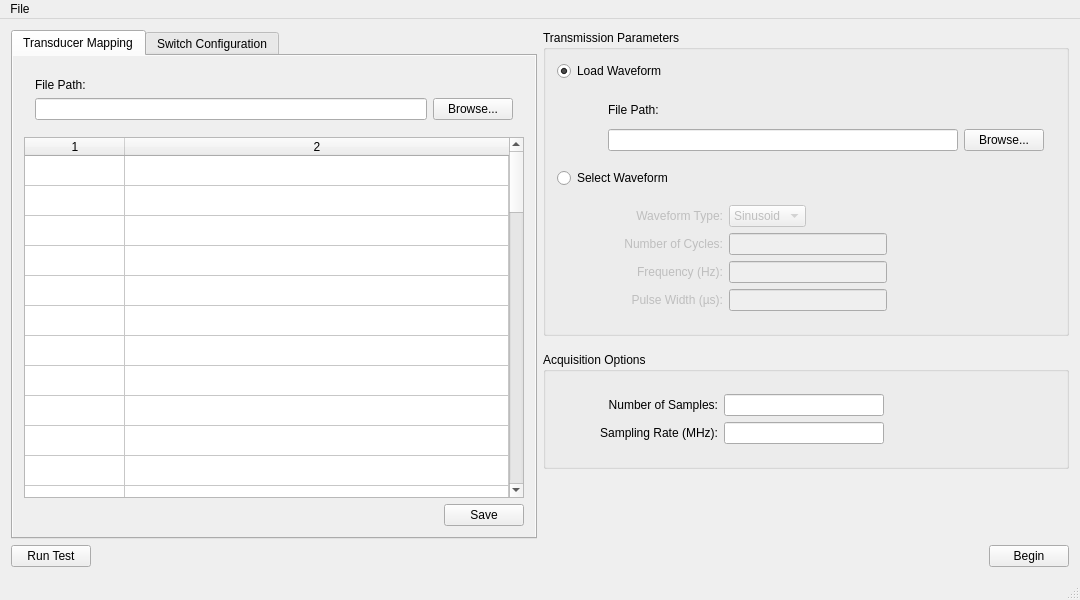
<?xml version="1.0" encoding="UTF-8"?>
<ui version="4.0">
 <class>MainWindow</class>
 <widget class="QMainWindow" name="MainWindow">
  <property name="geometry">
   <rect>
    <x>0</x>
    <y>0</y>
    <width>1080</width>
    <height>600</height>
   </rect>
  </property>
  <property name="sizePolicy">
   <sizepolicy hsizetype="Preferred" vsizetype="Preferred">
    <horstretch>0</horstretch>
    <verstretch>0</verstretch>
   </sizepolicy>
  </property>
  <property name="minimumSize">
   <size>
    <width>1080</width>
    <height>600</height>
   </size>
  </property>
  <property name="windowTitle">
   <string>Ultrasound Breast Imaging</string>
  </property>
  <widget class="QWidget" name="centralWidget">
   <property name="sizePolicy">
    <sizepolicy hsizetype="Expanding" vsizetype="Fixed">
     <horstretch>0</horstretch>
     <verstretch>0</verstretch>
    </sizepolicy>
   </property>
   <property name="minimumSize">
    <size>
     <width>1080</width>
     <height>600</height>
    </size>
   </property>
   <property name="autoFillBackground">
    <bool>false</bool>
   </property>
   <layout class="QGridLayout" name="gridLayout">
    <property name="sizeConstraint">
     <enum>QLayout::SetMinimumSize</enum>
    </property>
    <item row="0" column="1">
     <widget class="QGroupBox" name="groupBox_TxParams">
      <property name="sizePolicy">
       <sizepolicy hsizetype="Preferred" vsizetype="Fixed">
        <horstretch>0</horstretch>
        <verstretch>0</verstretch>
       </sizepolicy>
      </property>
      <property name="title">
       <string>Transmission Parameters</string>
      </property>
      <layout class="QVBoxLayout" name="verticalLayout_2">
       <item>
        <widget class="QRadioButton" name="radioButton_loadWaveFile">
         <property name="text">
          <string>Load Waveform</string>
         </property>
         <property name="checked">
          <bool>true</bool>
         </property>
        </widget>
       </item>
       <item>
        <widget class="QWidget" name="widget_loadWaveFile" native="true">
         <property name="sizePolicy">
          <sizepolicy hsizetype="Preferred" vsizetype="Fixed">
           <horstretch>0</horstretch>
           <verstretch>0</verstretch>
          </sizepolicy>
         </property>
         <property name="toolTip">
          <string>&lt;html&gt;&lt;head/&gt;&lt;body&gt;&lt;p&gt;Samples are clocked in at 125 MHz&lt;/p&gt;&lt;/body&gt;&lt;/html&gt;</string>
         </property>
         <layout class="QGridLayout" name="gridLayout_2">
          <item row="2" column="2">
           <widget class="QPushButton" name="pushButton_waveBrowse">
            <property name="text">
             <string>Browse...</string>
            </property>
           </widget>
          </item>
          <item row="2" column="1">
           <widget class="QLineEdit" name="lineEdit_waveFileName">
            <property name="enabled">
             <bool>true</bool>
            </property>
            <property name="sizePolicy">
             <sizepolicy hsizetype="Expanding" vsizetype="Fixed">
              <horstretch>0</horstretch>
              <verstretch>0</verstretch>
             </sizepolicy>
            </property>
            <property name="readOnly">
             <bool>true</bool>
            </property>
           </widget>
          </item>
          <item row="0" column="0">
           <spacer name="horizontalSpacer_2">
            <property name="orientation">
             <enum>Qt::Horizontal</enum>
            </property>
            <property name="sizeType">
             <enum>QSizePolicy::Fixed</enum>
            </property>
            <property name="sizeHint" stdset="0">
             <size>
              <width>40</width>
              <height>25</height>
             </size>
            </property>
           </spacer>
          </item>
          <item row="0" column="1">
           <widget class="QLabel" name="label_waveFilepath">
            <property name="sizePolicy">
             <sizepolicy hsizetype="Preferred" vsizetype="Fixed">
              <horstretch>0</horstretch>
              <verstretch>0</verstretch>
             </sizepolicy>
            </property>
            <property name="minimumSize">
             <size>
              <width>0</width>
              <height>0</height>
             </size>
            </property>
            <property name="text">
             <string>File Path:</string>
            </property>
            <property name="alignment">
             <set>Qt::AlignLeading|Qt::AlignLeft|Qt::AlignVCenter</set>
            </property>
           </widget>
          </item>
         </layout>
        </widget>
       </item>
       <item>
        <widget class="QRadioButton" name="radioButton_selectWaveform">
         <property name="enabled">
          <bool>true</bool>
         </property>
         <property name="text">
          <string>Select Waveform</string>
         </property>
        </widget>
       </item>
       <item>
        <widget class="QWidget" name="widget_selectWaveform" native="true">
         <property name="enabled">
          <bool>false</bool>
         </property>
         <property name="sizePolicy">
          <sizepolicy hsizetype="Preferred" vsizetype="Fixed">
           <horstretch>0</horstretch>
           <verstretch>0</verstretch>
          </sizepolicy>
         </property>
         <layout class="QGridLayout" name="gridLayout_3">
          <item row="0" column="1">
           <widget class="QComboBox" name="comboBox_waveform">
            <property name="sizePolicy">
             <sizepolicy hsizetype="Fixed" vsizetype="Fixed">
              <horstretch>0</horstretch>
              <verstretch>0</verstretch>
             </sizepolicy>
            </property>
            <item>
             <property name="text">
              <string>Sinusoid</string>
             </property>
            </item>
           </widget>
          </item>
          <item row="5" column="0">
           <widget class="QLabel" name="label_pulseWidth">
            <property name="text">
             <string>Pulse Width (µs):</string>
            </property>
            <property name="alignment">
             <set>Qt::AlignRight|Qt::AlignTrailing|Qt::AlignVCenter</set>
            </property>
           </widget>
          </item>
          <item row="4" column="1">
           <widget class="QLineEdit" name="lineEdit_freq">
            <property name="sizePolicy">
             <sizepolicy hsizetype="Expanding" vsizetype="Fixed">
              <horstretch>0</horstretch>
              <verstretch>0</verstretch>
             </sizepolicy>
            </property>
           </widget>
          </item>
          <item row="0" column="0">
           <widget class="QLabel" name="label_waveform">
            <property name="sizePolicy">
             <sizepolicy hsizetype="Fixed" vsizetype="Fixed">
              <horstretch>0</horstretch>
              <verstretch>0</verstretch>
             </sizepolicy>
            </property>
            <property name="minimumSize">
             <size>
              <width>155</width>
              <height>0</height>
             </size>
            </property>
            <property name="text">
             <string>Waveform Type:</string>
            </property>
            <property name="alignment">
             <set>Qt::AlignRight|Qt::AlignTrailing|Qt::AlignVCenter</set>
            </property>
           </widget>
          </item>
          <item row="4" column="0">
           <widget class="QLabel" name="label_freq">
            <property name="sizePolicy">
             <sizepolicy hsizetype="Preferred" vsizetype="Fixed">
              <horstretch>0</horstretch>
              <verstretch>0</verstretch>
             </sizepolicy>
            </property>
            <property name="minimumSize">
             <size>
              <width>0</width>
              <height>0</height>
             </size>
            </property>
            <property name="text">
             <string>Frequency (Hz):</string>
            </property>
            <property name="alignment">
             <set>Qt::AlignRight|Qt::AlignTrailing|Qt::AlignVCenter</set>
            </property>
           </widget>
          </item>
          <item row="5" column="1">
           <widget class="QLineEdit" name="lineEdit_pulseWidth"/>
          </item>
          <item row="0" column="2">
           <spacer name="horizontalSpacer_4">
            <property name="orientation">
             <enum>Qt::Horizontal</enum>
            </property>
            <property name="sizeHint" stdset="0">
             <size>
              <width>40</width>
              <height>20</height>
             </size>
            </property>
           </spacer>
          </item>
          <item row="1" column="1">
           <widget class="QLineEdit" name="lineEdit_numCycles"/>
          </item>
          <item row="1" column="0">
           <widget class="QLabel" name="label_numCycles">
            <property name="text">
             <string>Number of Cycles:</string>
            </property>
            <property name="alignment">
             <set>Qt::AlignRight|Qt::AlignTrailing|Qt::AlignVCenter</set>
            </property>
           </widget>
          </item>
         </layout>
        </widget>
       </item>
      </layout>
     </widget>
    </item>
    <item row="2" column="1">
     <widget class="QGroupBox" name="groupBox_acqOptions">
      <property name="sizePolicy">
       <sizepolicy hsizetype="Preferred" vsizetype="Fixed">
        <horstretch>0</horstretch>
        <verstretch>0</verstretch>
       </sizepolicy>
      </property>
      <property name="title">
       <string>Acquisition Options</string>
      </property>
      <layout class="QVBoxLayout" name="verticalLayout">
       <item>
        <widget class="QWidget" name="widget_acqOptions" native="true">
         <layout class="QGridLayout" name="gridLayout_6">
          <item row="1" column="1">
           <widget class="QLineEdit" name="lineEdit_numSamps"/>
          </item>
          <item row="2" column="1">
           <widget class="QLineEdit" name="lineEdit_sampRate"/>
          </item>
          <item row="2" column="0">
           <widget class="QLabel" name="label_sampRate">
            <property name="sizePolicy">
             <sizepolicy hsizetype="Fixed" vsizetype="Preferred">
              <horstretch>0</horstretch>
              <verstretch>0</verstretch>
             </sizepolicy>
            </property>
            <property name="minimumSize">
             <size>
              <width>150</width>
              <height>0</height>
             </size>
            </property>
            <property name="text">
             <string>Sampling Rate (MHz):</string>
            </property>
            <property name="alignment">
             <set>Qt::AlignRight|Qt::AlignTrailing|Qt::AlignVCenter</set>
            </property>
           </widget>
          </item>
          <item row="1" column="0">
           <widget class="QLabel" name="label_numSamps">
            <property name="text">
             <string>Number of Samples:</string>
            </property>
            <property name="alignment">
             <set>Qt::AlignRight|Qt::AlignTrailing|Qt::AlignVCenter</set>
            </property>
           </widget>
          </item>
          <item row="2" column="2">
           <spacer name="horizontalSpacer_5">
            <property name="orientation">
             <enum>Qt::Horizontal</enum>
            </property>
            <property name="sizeHint" stdset="0">
             <size>
              <width>40</width>
              <height>20</height>
             </size>
            </property>
           </spacer>
          </item>
         </layout>
        </widget>
       </item>
      </layout>
     </widget>
    </item>
    <item row="1" column="1">
     <spacer name="verticalSpacer">
      <property name="orientation">
       <enum>Qt::Vertical</enum>
      </property>
      <property name="sizeType">
       <enum>QSizePolicy::Fixed</enum>
      </property>
      <property name="sizeHint" stdset="0">
       <size>
        <width>20</width>
        <height>10</height>
       </size>
      </property>
     </spacer>
    </item>
    <item row="4" column="0" colspan="2">
     <layout class="QHBoxLayout" name="horizontalLayout_begin">
      <item>
       <widget class="QPushButton" name="pushButton_runTest">
        <property name="text">
         <string>Run Test</string>
        </property>
       </widget>
      </item>
      <item>
       <spacer name="horizontalSpacer">
        <property name="orientation">
         <enum>Qt::Horizontal</enum>
        </property>
        <property name="sizeHint" stdset="0">
         <size>
          <width>40</width>
          <height>20</height>
         </size>
        </property>
       </spacer>
      </item>
      <item>
       <widget class="QPushButton" name="pushButton_begin">
        <property name="text">
         <string>Begin</string>
        </property>
       </widget>
      </item>
     </layout>
    </item>
    <item row="3" column="1">
     <spacer name="verticalSpacer_2">
      <property name="orientation">
       <enum>Qt::Vertical</enum>
      </property>
      <property name="sizeHint" stdset="0">
       <size>
        <width>20</width>
        <height>40</height>
       </size>
      </property>
     </spacer>
    </item>
    <item row="0" column="0" rowspan="4">
     <widget class="QTabWidget" name="tabWidget">
      <property name="autoFillBackground">
       <bool>true</bool>
      </property>
      <property name="currentIndex">
       <number>0</number>
      </property>
      <widget class="QWidget" name="tab_mapping">
       <property name="autoFillBackground">
        <bool>true</bool>
       </property>
       <attribute name="title">
        <string>Transducer Mapping</string>
       </attribute>
       <layout class="QGridLayout" name="gridLayout_9">
        <item row="1" column="0" colspan="3">
         <widget class="QTableWidget" name="tableWidget_transMapping">
          <property name="focusPolicy">
           <enum>Qt::StrongFocus</enum>
          </property>
          <property name="contextMenuPolicy">
           <enum>Qt::NoContextMenu</enum>
          </property>
          <property name="acceptDrops">
           <bool>false</bool>
          </property>
          <property name="horizontalScrollBarPolicy">
           <enum>Qt::ScrollBarAsNeeded</enum>
          </property>
          <property name="editTriggers">
           <set>QAbstractItemView::AnyKeyPressed|QAbstractItemView::DoubleClicked|QAbstractItemView::EditKeyPressed</set>
          </property>
          <property name="selectionMode">
           <enum>QAbstractItemView::NoSelection</enum>
          </property>
          <property name="selectionBehavior">
           <enum>QAbstractItemView::SelectItems</enum>
          </property>
          <property name="sortingEnabled">
           <bool>true</bool>
          </property>
          <property name="rowCount">
           <number>60</number>
          </property>
          <property name="columnCount">
           <number>2</number>
          </property>
          <attribute name="horizontalHeaderVisible">
           <bool>true</bool>
          </attribute>
          <attribute name="horizontalHeaderHighlightSections">
           <bool>false</bool>
          </attribute>
          <attribute name="horizontalHeaderStretchLastSection">
           <bool>true</bool>
          </attribute>
          <attribute name="verticalHeaderVisible">
           <bool>false</bool>
          </attribute>
          <row/>
          <row/>
          <row/>
          <row/>
          <row/>
          <row/>
          <row/>
          <row/>
          <row/>
          <row/>
          <row/>
          <row/>
          <row/>
          <row/>
          <row/>
          <row/>
          <row/>
          <row/>
          <row/>
          <row/>
          <row/>
          <row/>
          <row/>
          <row/>
          <row/>
          <row/>
          <row/>
          <row/>
          <row/>
          <row/>
          <row/>
          <row/>
          <row/>
          <row/>
          <row/>
          <row/>
          <row/>
          <row/>
          <row/>
          <row/>
          <row/>
          <row/>
          <row/>
          <row/>
          <row/>
          <row/>
          <row/>
          <row/>
          <row/>
          <row/>
          <row/>
          <row/>
          <row/>
          <row/>
          <row/>
          <row/>
          <row/>
          <row/>
          <row/>
          <row/>
          <column/>
          <column/>
         </widget>
        </item>
        <item row="0" column="0" colspan="3">
         <widget class="QWidget" name="widget_loadTransFile_2" native="true">
          <layout class="QGridLayout" name="gridLayout_5">
           <item row="0" column="1">
            <widget class="QLabel" name="label_mappingFilePath">
             <property name="text">
              <string>File Path:</string>
             </property>
            </widget>
           </item>
           <item row="1" column="2">
            <widget class="QPushButton" name="pushButton_mappingBrowse">
             <property name="text">
              <string>Browse...</string>
             </property>
            </widget>
           </item>
           <item row="1" column="1">
            <widget class="QLineEdit" name="lineEdit_mappingFileName">
             <property name="readOnly">
              <bool>true</bool>
             </property>
            </widget>
           </item>
          </layout>
         </widget>
        </item>
        <item row="2" column="1">
         <spacer name="horizontalSpacer_6">
          <property name="orientation">
           <enum>Qt::Horizontal</enum>
          </property>
          <property name="sizeHint" stdset="0">
           <size>
            <width>40</width>
            <height>20</height>
           </size>
          </property>
         </spacer>
        </item>
        <item row="2" column="2">
         <widget class="QPushButton" name="pushButton_saveMapping">
          <property name="text">
           <string>Save</string>
          </property>
         </widget>
        </item>
       </layout>
      </widget>
      <widget class="QWidget" name="tab_switch">
       <property name="sizePolicy">
        <sizepolicy hsizetype="Expanding" vsizetype="Expanding">
         <horstretch>0</horstretch>
         <verstretch>0</verstretch>
        </sizepolicy>
       </property>
       <property name="autoFillBackground">
        <bool>true</bool>
       </property>
       <attribute name="title">
        <string>Switch Configuration</string>
       </attribute>
       <layout class="QGridLayout" name="gridLayout_8">
        <item row="2" column="3">
         <spacer name="horizontalSpacer_3">
          <property name="orientation">
           <enum>Qt::Horizontal</enum>
          </property>
          <property name="sizeHint" stdset="0">
           <size>
            <width>40</width>
            <height>20</height>
           </size>
          </property>
         </spacer>
        </item>
        <item row="0" column="0" colspan="5">
         <widget class="QWidget" name="widget_loadTransFile" native="true">
          <layout class="QGridLayout" name="gridLayout_4">
           <item row="0" column="1">
            <widget class="QLabel" name="label_transFilePath">
             <property name="text">
              <string>File Path:</string>
             </property>
            </widget>
           </item>
           <item row="1" column="2">
            <widget class="QPushButton" name="pushButton_transBrowse">
             <property name="text">
              <string>Browse...</string>
             </property>
            </widget>
           </item>
           <item row="1" column="1">
            <widget class="QLineEdit" name="lineEdit_transFileName">
             <property name="readOnly">
              <bool>true</bool>
             </property>
            </widget>
           </item>
          </layout>
         </widget>
        </item>
        <item row="1" column="0" colspan="5">
         <widget class="QTableWidget" name="tableWidget_transConfig">
          <property name="focusPolicy">
           <enum>Qt::StrongFocus</enum>
          </property>
          <property name="contextMenuPolicy">
           <enum>Qt::NoContextMenu</enum>
          </property>
          <property name="acceptDrops">
           <bool>false</bool>
          </property>
          <property name="horizontalScrollBarPolicy">
           <enum>Qt::ScrollBarAsNeeded</enum>
          </property>
          <property name="editTriggers">
           <set>QAbstractItemView::DoubleClicked|QAbstractItemView::EditKeyPressed</set>
          </property>
          <property name="showDropIndicator" stdset="0">
           <bool>false</bool>
          </property>
          <property name="dragEnabled">
           <bool>false</bool>
          </property>
          <property name="dragDropOverwriteMode">
           <bool>false</bool>
          </property>
          <property name="dragDropMode">
           <enum>QAbstractItemView::NoDragDrop</enum>
          </property>
          <property name="defaultDropAction">
           <enum>Qt::IgnoreAction</enum>
          </property>
          <property name="alternatingRowColors">
           <bool>false</bool>
          </property>
          <property name="selectionMode">
           <enum>QAbstractItemView::SingleSelection</enum>
          </property>
          <property name="selectionBehavior">
           <enum>QAbstractItemView::SelectRows</enum>
          </property>
          <property name="gridStyle">
           <enum>Qt::SolidLine</enum>
          </property>
          <property name="sortingEnabled">
           <bool>false</bool>
          </property>
          <attribute name="horizontalHeaderStretchLastSection">
           <bool>false</bool>
          </attribute>
          <attribute name="verticalHeaderStretchLastSection">
           <bool>false</bool>
          </attribute>
         </widget>
        </item>
        <item row="2" column="4">
         <widget class="QPushButton" name="pushButton_saveTrans">
          <property name="text">
           <string>Save</string>
          </property>
         </widget>
        </item>
        <item row="2" column="0" colspan="2">
         <widget class="QPushButton" name="pushButton_addRow">
          <property name="text">
           <string>Add</string>
          </property>
         </widget>
        </item>
       </layout>
      </widget>
     </widget>
    </item>
   </layout>
  </widget>
  <widget class="QMenuBar" name="menuBar">
   <property name="geometry">
    <rect>
     <x>0</x>
     <y>0</y>
     <width>1080</width>
     <height>17</height>
    </rect>
   </property>
   <widget class="QMenu" name="menuFile">
    <property name="title">
     <string>File</string>
    </property>
    <addaction name="actionQuit"/>
   </widget>
   <addaction name="menuFile"/>
  </widget>
  <widget class="QStatusBar" name="statusBar"/>
  <action name="actionQuit">
   <property name="text">
    <string>Quit</string>
   </property>
   <property name="shortcut">
    <string>Ctrl+Q</string>
   </property>
  </action>
 </widget>
 <layoutdefault spacing="6" margin="11"/>
 <tabstops>
  <tabstop>radioButton_loadWaveFile</tabstop>
  <tabstop>radioButton_selectWaveform</tabstop>
  <tabstop>lineEdit_waveFileName</tabstop>
  <tabstop>pushButton_waveBrowse</tabstop>
  <tabstop>comboBox_waveform</tabstop>
 </tabstops>
 <resources/>
 <connections/>
</ui>
